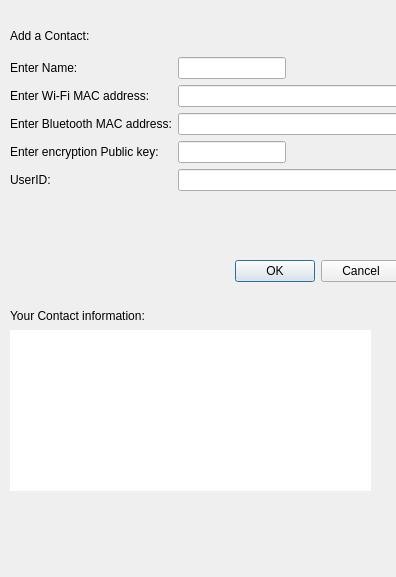
<?xml version="1.0" encoding="UTF-8"?>
<ui version="4.0">
 <class>Dialog</class>
 <widget class="QDialog" name="Dialog">
  <property name="geometry">
   <rect>
    <x>0</x>
    <y>0</y>
    <width>396</width>
    <height>577</height>
   </rect>
  </property>
  <property name="windowTitle">
   <string>Dialog</string>
  </property>
  <widget class="QWidget" name="verticalLayoutWidget">
   <property name="geometry">
    <rect>
     <x>10</x>
     <y>20</y>
     <width>391</width>
     <height>471</height>
    </rect>
   </property>
   <layout class="QVBoxLayout" name="verticalLayout">
    <item>
     <widget class="QLabel" name="header1">
      <property name="maximumSize">
       <size>
        <width>16777215</width>
        <height>31</height>
       </size>
      </property>
      <property name="text">
       <string>Add a Contact:</string>
      </property>
     </widget>
    </item>
    <item>
     <layout class="QFormLayout" name="formLayout">
      <property name="formAlignment">
       <set>Qt::AlignLeading|Qt::AlignLeft|Qt::AlignTop</set>
      </property>
      <item row="0" column="0">
       <widget class="QLabel" name="alias_label">
        <property name="text">
         <string>Enter Name:</string>
        </property>
       </widget>
      </item>
      <item row="0" column="1">
       <widget class="QLineEdit" name="alias_entry">
        <property name="sizePolicy">
         <sizepolicy hsizetype="Maximum" vsizetype="Fixed">
          <horstretch>0</horstretch>
          <verstretch>0</verstretch>
         </sizepolicy>
        </property>
       </widget>
      </item>
      <item row="1" column="0">
       <widget class="QLabel" name="wifi_mac_label">
        <property name="text">
         <string>Enter Wi-Fi MAC address:</string>
        </property>
       </widget>
      </item>
      <item row="1" column="1">
       <widget class="QLineEdit" name="wifi_mac_entry"/>
      </item>
      <item row="2" column="0">
       <widget class="QLabel" name="bluetooth_mac_label">
        <property name="text">
         <string>Enter Bluetooth MAC address:</string>
        </property>
       </widget>
      </item>
      <item row="2" column="1">
       <widget class="QLineEdit" name="bluetooth_mac_entry">
        <property name="sizePolicy">
         <sizepolicy hsizetype="Maximum" vsizetype="Fixed">
          <horstretch>0</horstretch>
          <verstretch>0</verstretch>
         </sizepolicy>
        </property>
        <property name="maximumSize">
         <size>
          <width>300</width>
          <height>16777215</height>
         </size>
        </property>
       </widget>
      </item>
      <item row="3" column="0">
       <widget class="QLabel" name="publickey_label">
        <property name="text">
         <string>Enter encryption Public key:</string>
        </property>
       </widget>
      </item>
      <item row="3" column="1">
       <widget class="QLineEdit" name="publickey_entry">
        <property name="sizePolicy">
         <sizepolicy hsizetype="Maximum" vsizetype="Fixed">
          <horstretch>0</horstretch>
          <verstretch>0</verstretch>
         </sizepolicy>
        </property>
       </widget>
      </item>
      <item row="4" column="0">
       <widget class="QLabel" name="userid_label">
        <property name="text">
         <string>UserID:</string>
        </property>
       </widget>
      </item>
      <item row="4" column="1">
       <widget class="QLineEdit" name="userid_entry"/>
      </item>
     </layout>
    </item>
    <item>
     <widget class="QDialogButtonBox" name="form_submit">
      <property name="orientation">
       <enum>Qt::Horizontal</enum>
      </property>
      <property name="standardButtons">
       <set>QDialogButtonBox::Cancel|QDialogButtonBox::Ok</set>
      </property>
     </widget>
    </item>
    <item>
     <widget class="QLabel" name="errorlabel">
      <property name="sizePolicy">
       <sizepolicy hsizetype="Preferred" vsizetype="Fixed">
        <horstretch>0</horstretch>
        <verstretch>0</verstretch>
       </sizepolicy>
      </property>
      <property name="styleSheet">
       <string notr="true">color:red</string>
      </property>
      <property name="text">
       <string/>
      </property>
     </widget>
    </item>
    <item>
     <widget class="QLabel" name="header2">
      <property name="maximumSize">
       <size>
        <width>16777215</width>
        <height>16</height>
       </size>
      </property>
      <property name="text">
       <string>Your Contact information:</string>
      </property>
     </widget>
    </item>
    <item>
     <widget class="QPlainTextEdit" name="contact_info">
      <property name="minimumSize">
       <size>
        <width>361</width>
        <height>161</height>
       </size>
      </property>
      <property name="maximumSize">
       <size>
        <width>361</width>
        <height>161</height>
       </size>
      </property>
      <property name="frameShape">
       <enum>QFrame::NoFrame</enum>
      </property>
      <property name="frameShadow">
       <enum>QFrame::Plain</enum>
      </property>
      <property name="readOnly">
       <bool>true</bool>
      </property>
      <property name="textInteractionFlags">
       <set>Qt::NoTextInteraction</set>
      </property>
     </widget>
    </item>
   </layout>
  </widget>
 </widget>
 <resources/>
 <connections>
  <connection>
   <sender>form_submit</sender>
   <signal>accepted()</signal>
   <receiver>Dialog</receiver>
   <slot>accept()</slot>
   <hints>
    <hint type="sourcelabel">
     <x>248</x>
     <y>254</y>
    </hint>
    <hint type="destinationlabel">
     <x>157</x>
     <y>274</y>
    </hint>
   </hints>
  </connection>
  <connection>
   <sender>form_submit</sender>
   <signal>rejected()</signal>
   <receiver>Dialog</receiver>
   <slot>reject()</slot>
   <hints>
    <hint type="sourcelabel">
     <x>316</x>
     <y>260</y>
    </hint>
    <hint type="destinationlabel">
     <x>286</x>
     <y>274</y>
    </hint>
   </hints>
  </connection>
 </connections>
</ui>
